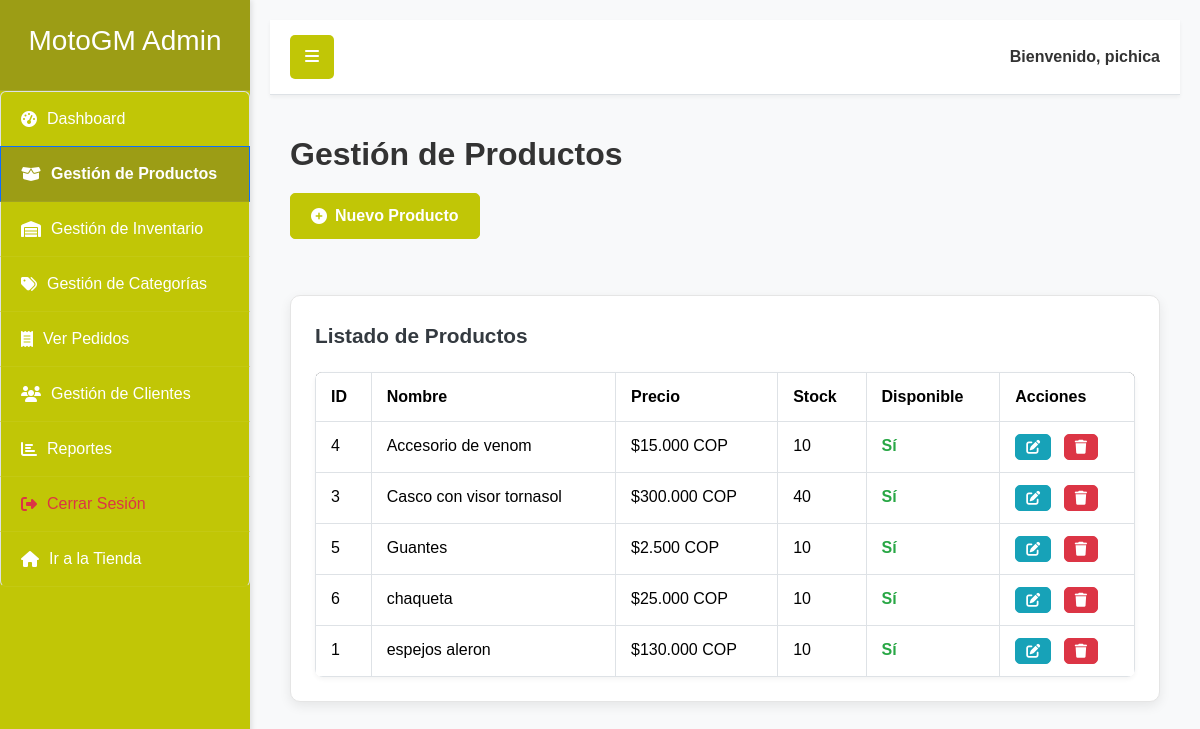
/dashboard_admin/productos/ (signed in), run on an earlier commit of the app's database.
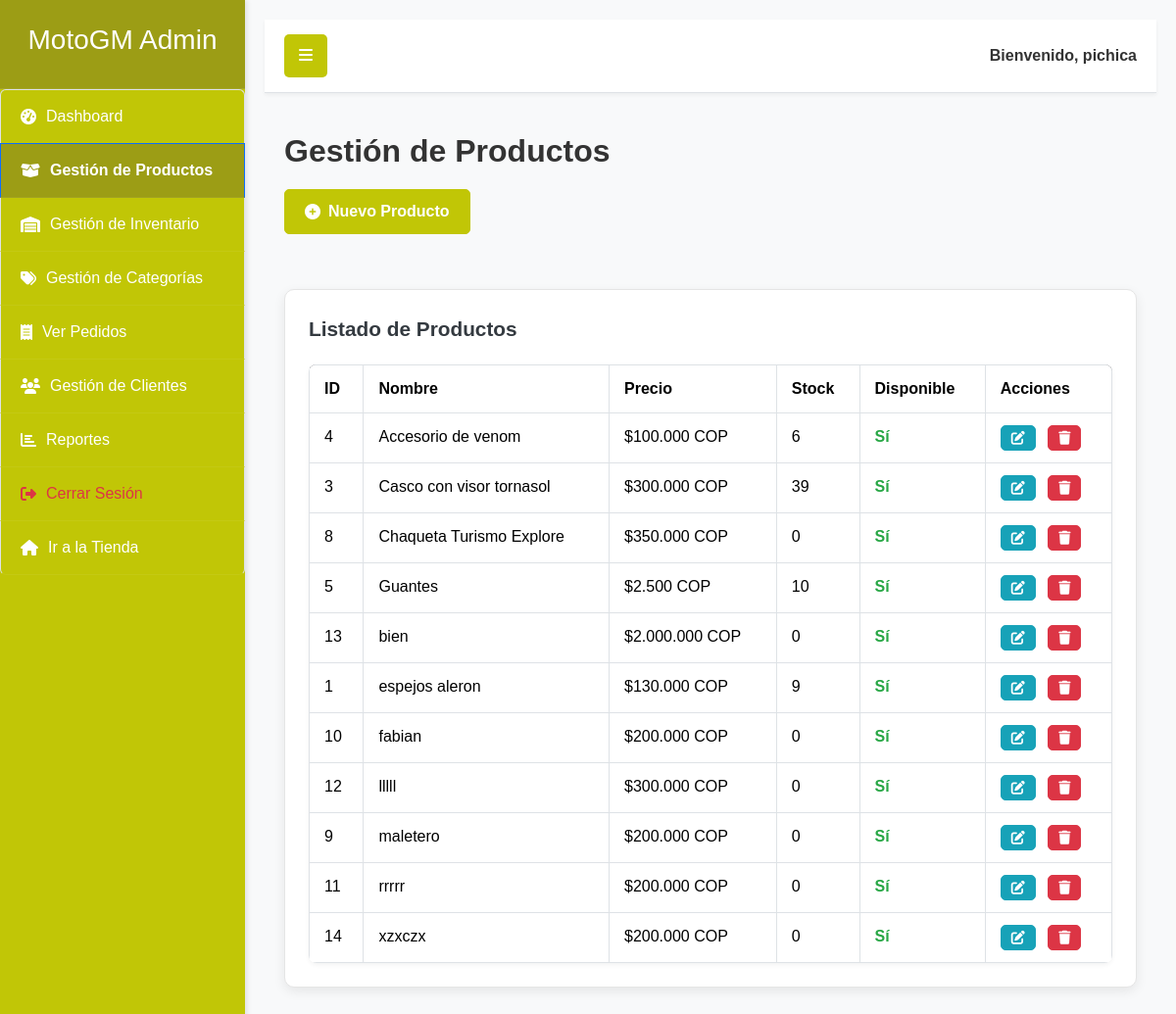
And on a later commit of the database.
### productos/models.py (models this page shows, shortened)
class Producto(models.Model):
    nombre = models.CharField(max_length=200)
    descripcion = models.TextField()
    precio = models.DecimalField(max_digits=12, decimal_places=0, verbose_name="Precio (COP)")
    imagen = models.ImageField(upload_to='productos/', null=True, blank=True) # Las imágenes se guardarán en media/productos/
    stock = models.IntegerField(default=0)
    disponible = models.BooleanField(default=True)
    fecha_creacion = models.DateTimeField(auto_now_add=True)
    ultima_actualizacion = models.DateTimeField(auto_now=True)
    categoria = models.ForeignKey(Categoria, on_delete=models.SET_NULL, null=True, blank=True, related_name='productos')
    class Meta:
        ordering = ['nombre'] # Ordena los productos por nombre por defecto

### dashboard_admin/views.py (the view)
# urls.py: path('productos/', views.producto_list, name='producto_list'),
@login_required
@user_passes_test(is_staff)
def producto_list(request):
    productos = Producto.objects.all().order_by('nombre')
    return render(request, 'dashboard_admin/producto_list.html', {'productos': productos})

### dashboard_admin/views.py (called while the page is built)
def is_staff(user):
    return user.is_staff

### productos/context_processors.py (called while the page is built)
def cart_item_count(request):
    cart_count = 0
    if request.user.is_authenticated:
        cart_count = CarritoItem.objects.filter(usuario=request.user).count() # o .aggregate(Sum('cantidad'))['cantidad__sum'] si quieres sumar las cantidades
    return {'cart_count': cart_count}

### dashboard_admin/templates/dashboard_admin/producto_list.html (shortened to what this page needs)
{% extends 'dashboard_admin/dashboard_base.html' %}
{% load humanize %}
    {% block dashboard_content %}
        <h1 class="content-title">Gestión de Productos</h1>
        <a href="{% url 'dashboard_admin:producto_create' %}" class="btn-custom btn-primary-custom mb-3">
            <i class="fas fa-plus-circle me-2"></i> Nuevo Producto
        </a>
        <div class="admin-card-unificado product-list-container-custom">
            <div class="admin-card-title">Listado de Productos</div>
            <div class="table-responsive">
                {% if productos %}
                    <div class="data-table-responsive">
                        <table class="table table-bordered">
                            <thead>
                                <tr>
                                    <th>ID</th>
                                    <th>Nombre</th>
                                    <th>Precio</th>
                                    <th>Stock</th>
                                    <th>Disponible</th>
                                    <th>Acciones</th>
                                </tr>
                            </thead>
                            <tbody>
                                {% for producto in productos %}
                                    <tr class="product-row-separator-custom">
                                        <td>{{ producto.pk }}</td>
                                        <td>{{ producto.nombre }}</td>
                                        <td>${{ producto.precio|intcomma }} COP</td>
                                        <td>{{ producto.stock }}</td>
                                        <td>
                                            {% if producto.disponible %}
                                                <span style="color: #28a745; font-weight: bold;">Sí</span>
                                            {% else %}
                                                <span style="color: #dc3545; font-weight: bold;">No</span>
                                            {% endif %}
                                        </td>
                                        <td>
                                            <a href="{% url 'dashboard_admin:producto_update' producto.pk %}" class="btn-custom btn-sm-custom btn-info-custom me-2" title="Editar">
                                                <i class="fas fa-edit"></i>
                                            </a>
                                            <form action="{% url 'dashboard_admin:producto_delete' producto.pk %}" method="post" class="d-inline" onsubmit="return confirm('¿Estás seguro de que quieres eliminar este producto?');">
                                                <button type="submit" class="btn-custom btn-sm-custom btn-danger-custom" title="Eliminar">
                                                    <i class="fas fa-trash"></i>
                                                </button>
                                            </form>
                                        </td>
                                    </tr>
                                {% endfor %}
                            </tbody>
                        </table>
                    </div>
                {% else %}
                    <div class="messages-container">
                        <li class="alert-info">No hay productos registrados aún.</li>
                    </div>
                {% endif %}
            </div>
        </div>
    {% endblock %}

What changed in the data, as far as the page shows it:
removed Producto: pk "6", nombre "chaqueta", precio "25.000", stock "10", disponible "Sí"
changed Producto "Accesorio de venom": precio "15.000" → "100.000"; stock "10" → "6"
changed Producto "Casco con visor tornasol": stock "40" → "39"
added Producto: pk "8", nombre "Chaqueta Turismo Explore", precio "350.000", stock "0", disponible "Sí"
added Producto: pk "13", nombre "bien", precio "2.000.000", stock "0", disponible "Sí"
changed Producto "espejos aleron": stock "10" → "9"
added Producto: pk "10", nombre "fabian", precio "200.000", stock "0", disponible "Sí"
added Producto: pk "12", nombre "lllll", precio "300.000", stock "0", disponible "Sí"
added Producto: pk "9", nombre "maletero", precio "200.000", stock "0", disponible "Sí"
added Producto: pk "11", nombre "rrrrr", precio "200.000", stock "0", disponible "Sí"
added Producto: pk "14", nombre "xzxczx", precio "200.000", stock "0", disponible "Sí"
